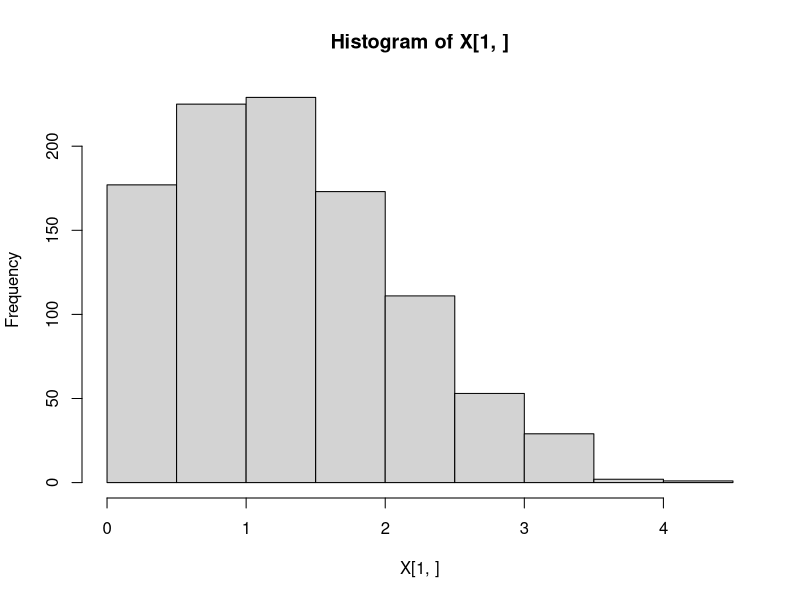
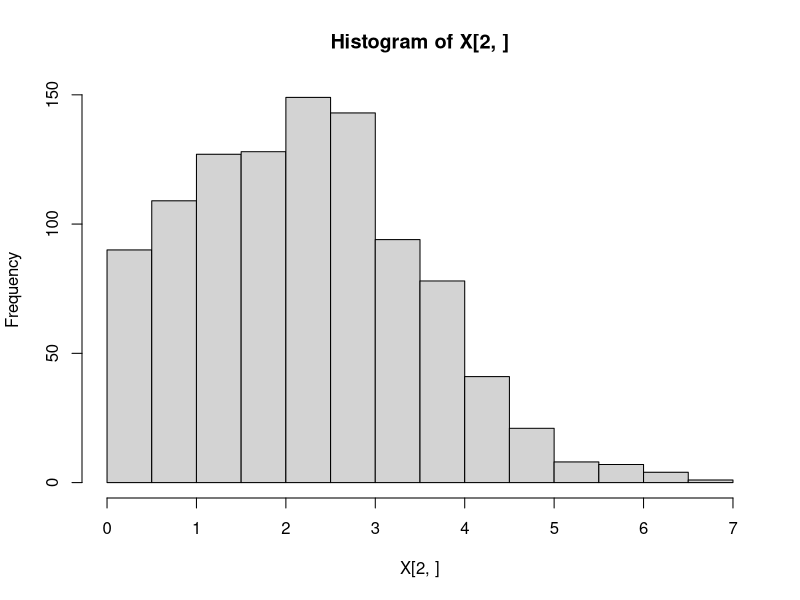
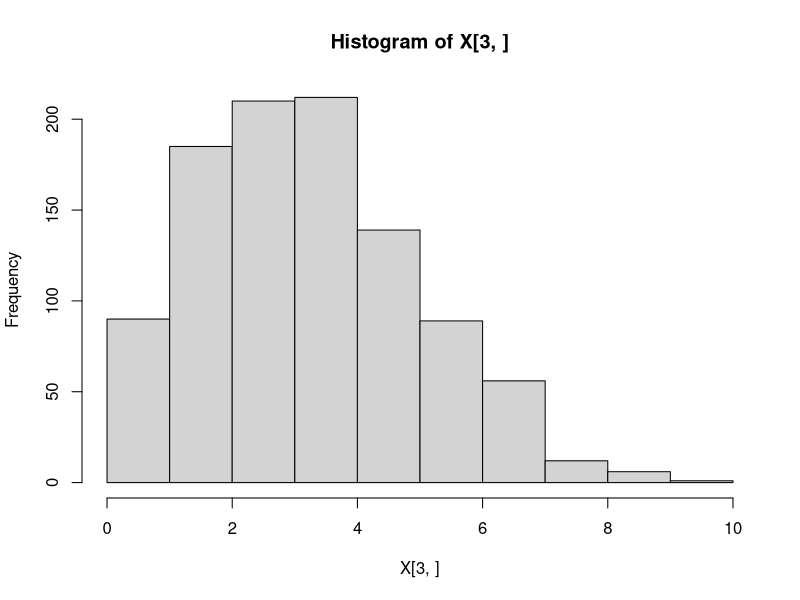

Source code (R) for these figures, in order:
# Example with ANOVA setup and factors:

dd <- data.frame(a = gl(3,4), b = gl(4,1,12)) # balanced 2-way
model.matrix(~ a + b, dd)

#  Regression example
model.matrix(log(Volume) ~ log(Height) + log(Girth), trees)

#  Efficient sampling from truncated normal

mu <- 1:3
s <- (2:4)/2

x <- mu + s*qnorm(1 - runif(3)*pnorm(mu/s))

X <- matrix(NA, 3, 1000)

for (i in 1:1000) X[, i] <- mu + s*qnorm(1 - runif(3)*pnorm(mu/s))

hist(X[1, ])
hist(X[2, ])
hist(X[3, ])
